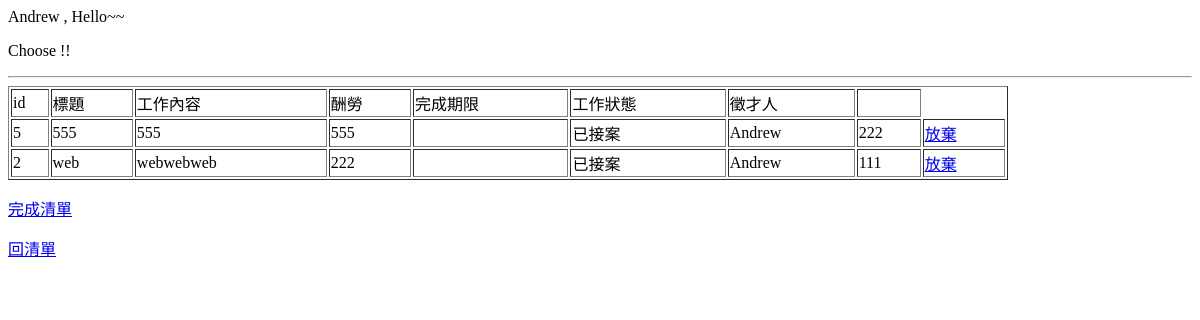
The app's page /05.choose.php (signed in), older data.
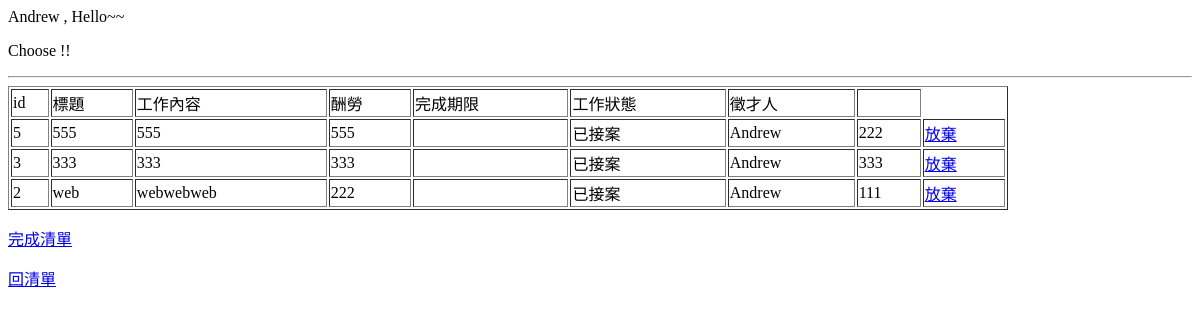
The same page, newer data.
### tables this page shows
CREATE TABLE IF NOT EXISTS `work` (
  `id` int(11) NOT NULL,
  `title` varchar(30) NOT NULL,
  `msg` text NOT NULL,
  `price` int(11) NOT NULL,
  `status` int(11) NOT NULL,
  `whostart` varchar(20) DEFAULT NULL,
  `whotake` int(20) DEFAULT NULL
);

### 05.choose.php (the view, shortened to what this page needs)
<?php
    require("config.php");
?>
<!DOCTYPE html PUBLIC "-//W3C//DTD XHTML 1.0 Transitional//EN" "http://www.w3.org/TR/xhtml1/DTD/xhtml1-transitional.dtd">
<html xmlns="http://www.w3.org/1999/xhtml">
<head>
</head>
<body>
<p>Choose !! </p>
<hr />
<table width="1000" border="1">
  <tr>
    <td>id</td>
    <td>標題</td>
    <td>工作內容</td>
    <td>酬勞</td>
    <td>完成期限</td>
    <td>工作狀態</td>
    <td>徵才人</td>
    <td> </td>
  </tr>
<?php
$sql = "select * from work where whostart='" . $_SESSION['nick'] . "' and status=1 order by price desc;";
$results=mysqli_query($conn,$sql);
while (	$rs=mysqli_fetch_array($results)) {
    if($rs['status']==1)
        $rs['status']="已接案";
	echo "<tr><td>" , $rs['id'] ,
    "</td><td>" , $rs['title'] ,
	"</td><td>" , $rs['msg'],
	"</td><td>" , $rs['price'],
	"</td><td>" , $rs['date'],
	"</td><td>" , $rs['status'],
	"</td><td>" , $rs['whostart'],
	"</td><td>" , $rs['whotake'],
	"</td><td>" , "<a href='04.abandon.php?id=",$rs['id'] ,"' onclick='return confirm(\"are you sure ?\");'>放棄</a></br>","</td></td></tr>";
}
?>
</table>
<p><a href="03.donelist.php">完成清單</a> </p>
<p><a href="02.list1.php">回清單</a> </p>
</body>
</html>

### config.php (shortened to what this page needs)
<?php
	if ( $_SESSION["uID"] == "" )
		header("Location: 01.login.php");
    else
        echo $_SESSION["nick"]," , Hello~~";
?>

Row changes from the older to the newer data that the page shows:
now on this page (row edited): work: id "3", title "333", msg "333", price "333", status "已接案", whostart "Andrew", whotake "333"
